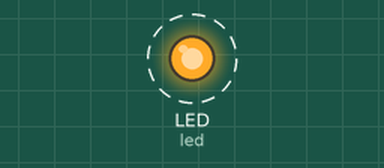
Bench run of a program on a simulated CircuitPython board. Parts: output pins drawn as LEDs (lit = HIGH). Dashed ring = blinking. What the program prints to the serial console is not drawn.

Above: at 0.12 s.
Timing chart, 0 to 3.0 s (numbered marks = the images above):
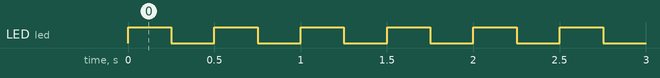

Measured:
- by itself, LED (led): alternates HIGH for 0.25 s and LOW for 0.25 s

The program:

blink.py
```python
import time
import board # type:ignore
import digitalio # type:ignore

led = digitalio.DigitalInOut(board.LED)
led.switch_to_output()

while True:
    led.value = not led.value
    time.sleep(.25)
    led.value = not led.value
    time.sleep(.25)
    print("Hello")
```
